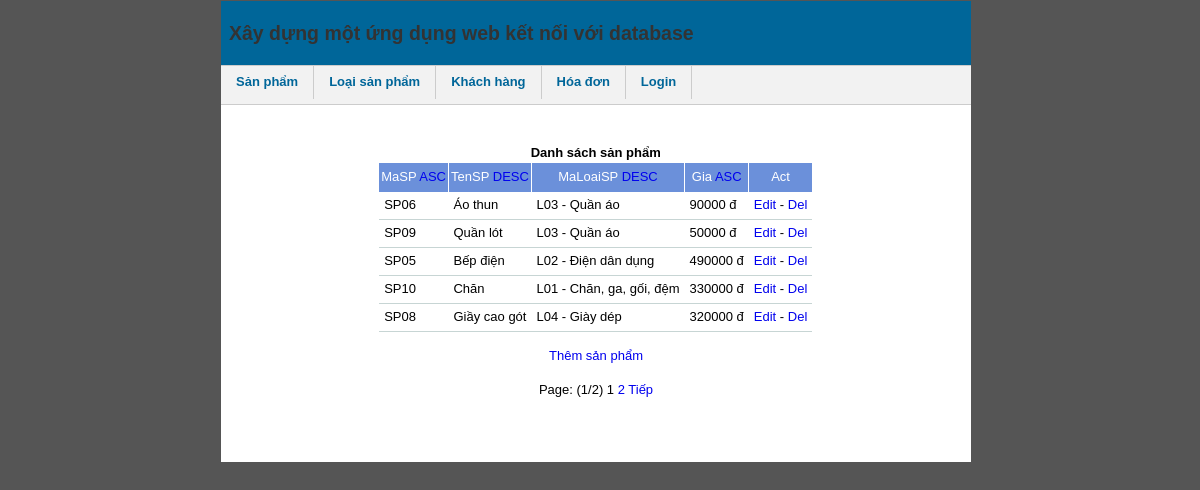
Page /?sort4=DESC on the committed database.
### tables this page shows
CREATE TABLE IF NOT EXISTS `sanpham` (
  `MaSP` varchar(10) NOT NULL,
  `TenSP` varchar(50) NOT NULL,
  `MaLoaiSP` varchar(10) NOT NULL,
  `Gia` varchar(10) NOT NULL,
  PRIMARY KEY(MaSP),
  FOREIGN KEY(MaLoaiSP) REFERENCES loaisanpham(MaLoaiSP)
);

CREATE TABLE IF NOT EXISTS `loaisanpham` (
  `MaLoaiSP` varchar(10) NOT NULL,
  `MoTa` text NOT NULL,
  PRIMARY KEY(MaLoaiSP)
);

### dssp.php (the view, shortened to what this page needs)
<center>
<?php
include("dbconnect.php");
$table = 'sanpham';
$ColID = 'MaSP';
$ColID2 = 'TenSP';
$ColID3 = 'MaLoaiSP';
$ColID4 = 'Gia';
$act = $_GET['act'];
if($act == 'del' && isset($_SESSION['admin'])) {
	$IDact = $_GET['IDact'];
	$sql = $mysql->query("DELETE FROM $table WHERE $ColID='$IDact'");
	if($sql) echo 'Đã xóa - <a href="'.$_SERVER['PHP_SELF'].'">Home</a>';
	else echo 'Không thể xóa - <a href="'.$_SERVER['PHP_SELF'].'">Home</a>';
} else {
if($_GET['sort1'] != '')
	$order_sql = "ORDER BY $ColID ".$_GET['sort1'];
else if($_GET['sort2'] != '')
	$order_sql = "ORDER BY $ColID2 ".$_GET['sort2'];
else if($_GET['sort3'] != '')
	$order_sql = "ORDER BY $ColID3 ".$_GET['sort3'];
else if($_GET['sort4'] != '')
	$order_sql = "ORDER BY $ColID4 ".$_GET['sort4'];
else $order_sql = "ORDER BY $ColID ASC";
$p_now = intval($_GET['page']);
$pp = 5;
$result = $mysql->query("SELECT * FROM $table");
$total =  $mysql->num_rows($result);
$numofpages = $total/$pp;
$numofpages = ceil($numofpages);
if ($p_now <= 0)
	$page = 1;
else {
	if ($p_now <= $numofpages)
		$page = $p_now;
	else
		$page = 1;
}
$limitvalue = $page * $pp - ($pp);
$limit = $mysql->query("SELECT * FROM sanpham, loaisanpham WHERE sanpham.MaLoaiSP=loaisanpham.MaloaiSP $order_sql LIMIT $limitvalue,$pp");
echo '<table class="table table-bordered table-striped table-hover table-condensed">';
echo '<thead><tr><td colspan = "5" style="text-align:center;"><b> Danh sách sản phẩm </b></td></tr></thead>';
echo '<thead>';
echo '<tr><th>MaSP <a href="?sort1='.(($_GET['sort1'] == 'ASC') ? 'DESC">DESC' : 'ASC">ASC').'</a></th>';
echo '<th>TenSP <a href="?sort2='.(($_GET['sort2'] == 'DESC') ? 'ASC">ASC' : 'DESC">DESC').'</a></th>';
echo '<th>MaLoaiSP <a href="?sort3='.(($_GET['sort3'] == 'DESC') ? 'ASC">ASC' : 'DESC">DESC').'</a></th>';
echo '<th>Gia <a href="?sort4='.(($_GET['sort4'] == 'DESC') ? 'ASC">ASC' : 'DESC">DESC').'</a></th>';
echo '<th>Act</th>';
echo '</tr></thead><tbody>';
while($data=mysql_fetch_array($limit)) {
	echo '<tr style="">';
	echo '<td>'.$data[$ColID].'</td>';
	echo '<td>'.$data[$ColID2].'</td>';
	echo '<td>'.$data[$ColID3].' - '.$data['MoTa'].'</td>';
	echo '<td>'.$data[$ColID4].' đ</td>';
	echo '<td><a href="?act=edit&IDact='.$data['MaSP'].'">Edit</a> - <a href="?act=del&IDact='.$data['MaSP'].'">Del</a></td>';
	echo '</tr>';
}
?>
</tbody></table><br />
<a href="?act=add">Thêm sản phẩm</a>
<br /><br /><?php
echo pagination($numofpages,$page);
}
?></center>

### style.css (style rules this page uses)
body { font-family: Arial, Tahoma, Verdana, Arial, sans-serif;font-size: 13px;margin-left: 0px;margin-top: 1px; }
a { text-decoration:none; }
table { font-size:13px;border-collapse: collapse; }
thead th { border-right: 1px solid #fff;color:#fff;text-align:center; padding:2px;height:25px;background-color: #6b90da;font-weight: normal; }
tbody td { padding:5px;text-align:left;border-bottom: 1px solid #c7d5d4; }

### index.php (style rules this page uses)
body { background-color: #555; font: small/1.3 Arial, Helvetica, sans-serif; }

### rows in the picture
sanpham: MaSP "SP06", TenSP "Áo thun", MaLoaiSP.MaLoaiSP "L03", MaLoaiSP.MoTa "Quần áo", Gia "90000"
sanpham: MaSP "SP09", TenSP "Quần lót", MaLoaiSP.MaLoaiSP "L03", MaLoaiSP.MoTa "Quần áo", Gia "50000"
sanpham: MaSP "SP05", TenSP "Bếp điện", MaLoaiSP.MaLoaiSP "L02", MaLoaiSP.MoTa "Điện dân dụng", Gia "490000"
sanpham: MaSP "SP10", TenSP "Chăn", MaLoaiSP.MaLoaiSP "L01", MaLoaiSP.MoTa "Chăn, ga, gối, đệm", Gia "330000"
sanpham: MaSP "SP08", TenSP "Giầy cao gót", MaLoaiSP.MaLoaiSP "L04", MaLoaiSP.MoTa "Giày dép", Gia "320000"

### other values in the picture
$page_num "1"
$numofpages "2"
